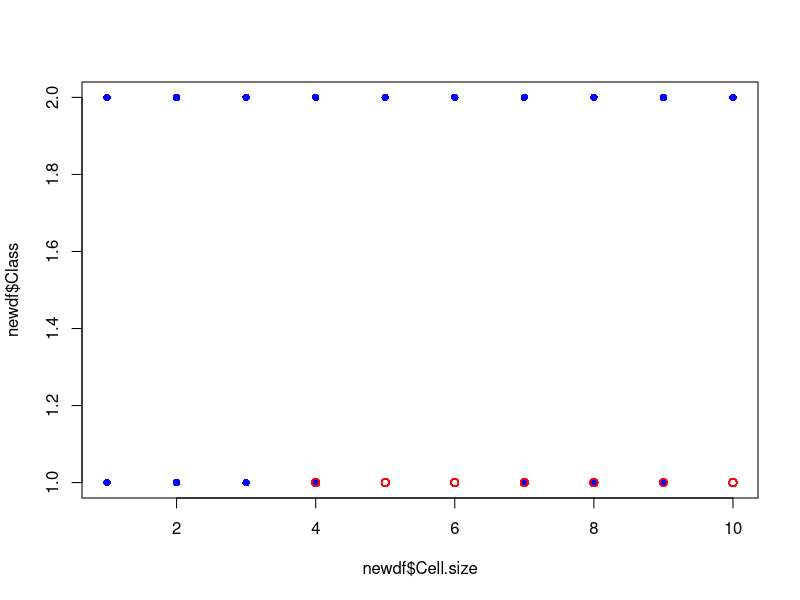

The R script that drew this image:
####################################
## STEP 1 - Data Preparation
####################################

# Loading BreastCancer data
data("BreastCancer",package="mlbench")

# Removing NA's
cancer <- BreastCancer[complete.cases(BreastCancer),]

# Checking for NA's
colSums(is.na(cancer))

# Selecting x --> cell.size, y --> class
cancerDF <- cancer[,c("Cell.size","Class")]

# Converting cell.size to numeric
cancerDF$Cell.size <- as.numeric(as.character(cancerDF$Cell.size))

# Converting class to 1 (malignant) or 0 (benign)
cancerDF$Class <- ifelse(cancerDF$Class == "malignant", 1, 0)

# Converting class to factor
cancerDF$Class <- factor(cancerDF$Class, levels = c(0, 1))

str(cancerDF)

##################################
# STEP 2 -  Logistic Regression ##
##################################
logModel <- glm(Class ~ Cell.size, family="binomial", data = cancerDF)

summary(logModel)

##################################
# STEP 3 - Prediction ##
##################################
pred <- predict(logModel,cancerDF,type = "response")

pred <- ifelse(pred>0.5,1,0)

newdf <- cbind(cancerDF,pred)

##################################
# STEP 4 - Accuracy ##############
##################################
table(predicted=pred,Actual=cancerDF$Class)

accuracy <- nrow(newdf[newdf$Class==newdf$pred,]) / nrow(newdf)

cat("Your model is ",accuracy*100,"% correct")

plot(newdf$Cell.size,newdf$Class,col="blue",pch=16)
points(newdf$Cell.size,newdf$pred,col="red")
# 
# cancerDF <- sapply(cancerDF, function(x) as.factor(x))
# 
# cancerDF <- sapply(cancerDF, function(x) as.numeric(as.character(x)))
# 
# 
# 
# for(i in 1:nrow(cancerDF)){
#   if(cancerDF$Class[i]=="benign")
#     cancerDF$Class[i]==0
#   else cancerDF$Class[i]==1
# }
# levels(cancerDF)
# levels(cancerDF) <- c(0,1)


